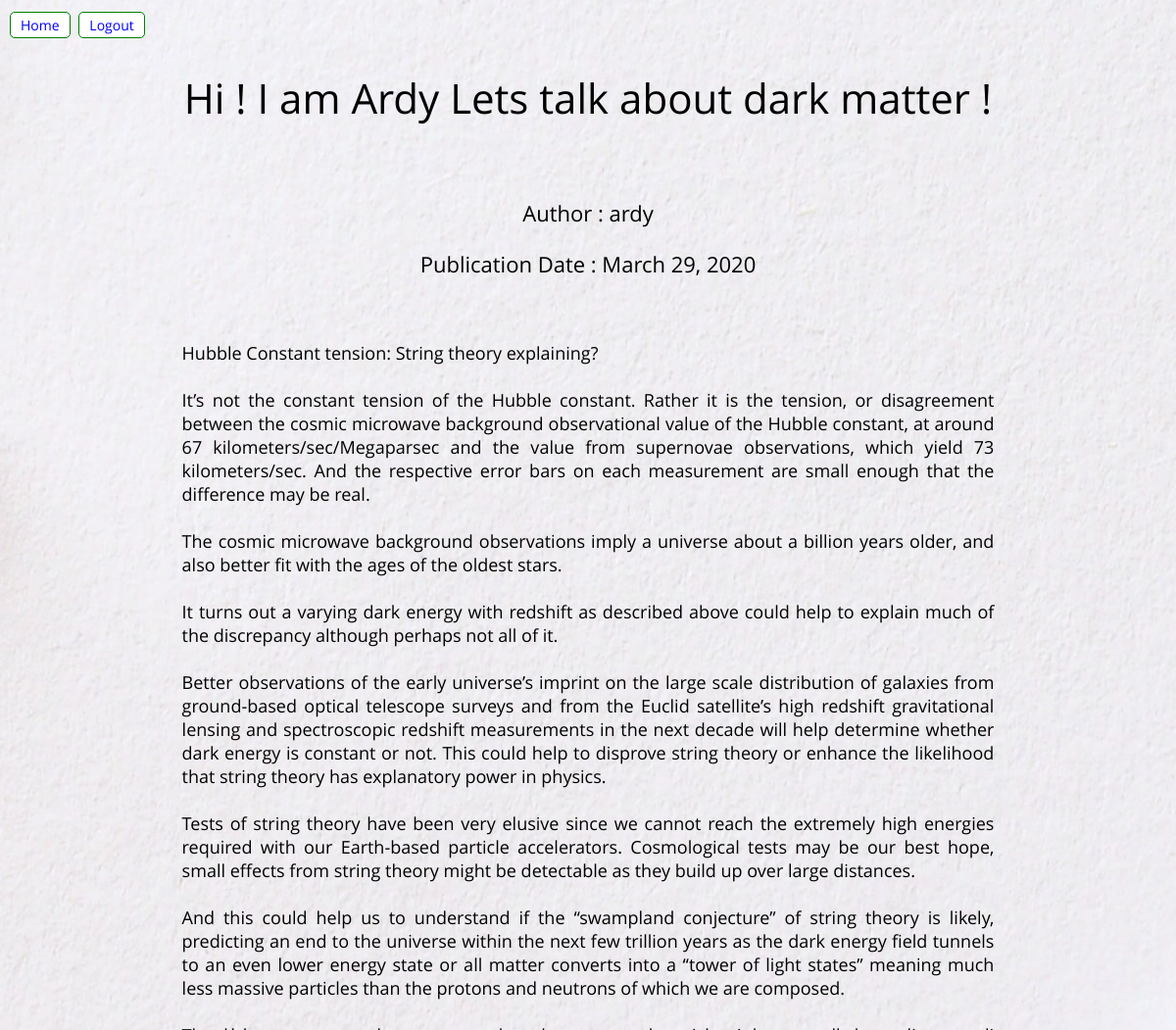
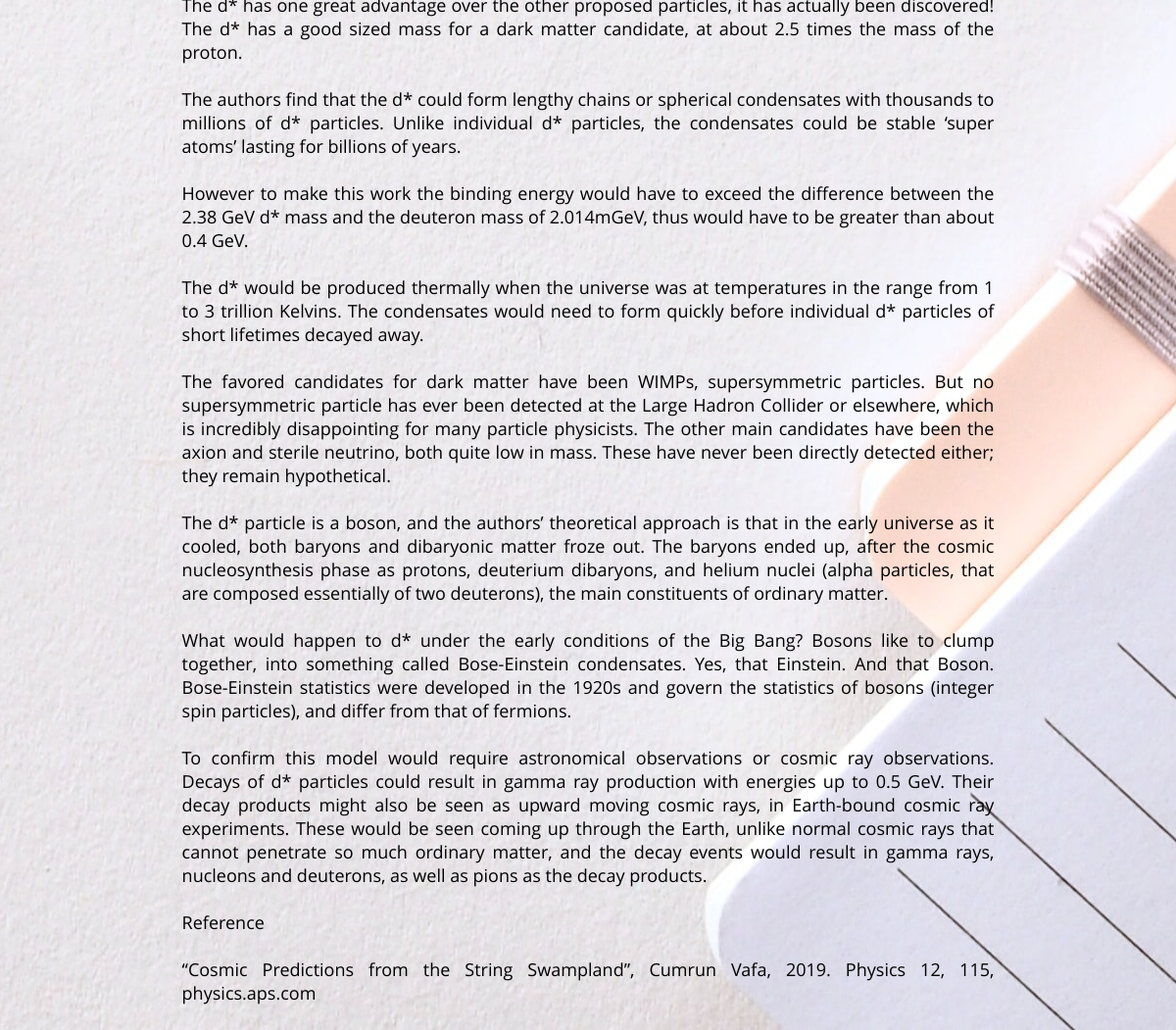
Page /blog/blogs/15/ on the committed database (2 pictures, top to bottom).
### blog/models.py (models this page shows, shortened)
class Blog_view(models.Model):
    blog_title = models.CharField(max_length=200)
    pub_date = models.DateTimeField('date published')
    author = models.ForeignKey(User, on_delete=models.CASCADE, default=None)
    textcontent = models.TextField(default = "This blog is under Construction !")

### blog/views.py (the view)
# urls.py: path('blogs/<int:blog_id>/', views.getblog, name='getblog'),
def getblog(request, blog_id):
    blog = get_object_or_404(Blog_view, pk=blog_id)
    return render(request, 'blog/blogs.html', {'blog' : blog})

### blog/templates/blog/blogs.html (shortened to what this page needs)
{% extends 'blog/base.html' %}
{% block content %}
  <head>
    <a class="btn btn-primary" href="{% url 'blog:home' %}">Home</a>
    <a class="btn btn-primary" href="{% url 'blog:logout' %}">Logout</a>
    <h1>{{ blog.blog_title }}</h1><br>
    <h3>Author : {{ blog.author.username }}</h3>
    <h3>Publication Date : {{ blog.pub_date.date }}</h3><br>
  </head>
  <body>
    <p>{{ blog.textcontent }}</p>
  </body>
{% endblock %}

### blog/static/css/main.css (style rules this page uses)
body { font-family: "Open Sans"; font-size: 18px; color: black; background-image: url("/static/images/blogbackground.jpg"); background-position: bottom; }
a:link { color: blue; }
h1 { font-family:"Open Sans"; color: black; text-align: center; font-size: 42px; }
h3 { font-family: "Open Sans"; color: black; text-align: center; font-size: 22px; }
p { font-family: "Open Sans"; font-size: 18px; display: inline-block; }
.btn-primary { background-color: white; border: 1px solid green; border-radius: 5px; color: black; padding: 3px 10px; text-align: center; text-decoration: none; display: inline-block; font-family: "Open Sans"; font-size: 14px; margin: 4px 2px; transition-duration: 0.4s; cursor: pointer; }

### blog/templates/blog/blogs.html (style rules this page uses)
p { margin-left: 15%; margin-right: 15%; text-align: justify; white-space: pre-wrap; }

### rows in the picture
Blog_view: blog_title "Hi ! I am Ardy Lets talk about dark matter !", author.username "ardy", pub_date "March 29, 2020", textcontent "Hubble Constant tension: String theory explaining? It’s not the constant tension of the Hubble constant. Rather it is the tension, or disagreement between the cosmic microwave background observational value of the Hubble constant, at around 67 kilometers/sec/Megaparsec and the value from supernovae observations, which yield 73 kilometers/sec. And the respective error bars on each measurement are small enough that the difference may be real. The cosmic microwave background observations imply a universe about a billion years older, and also better fit with the ages of the oldest stars. It turns out a varying dark energy with redshift as described above could help to explain much of the…"
